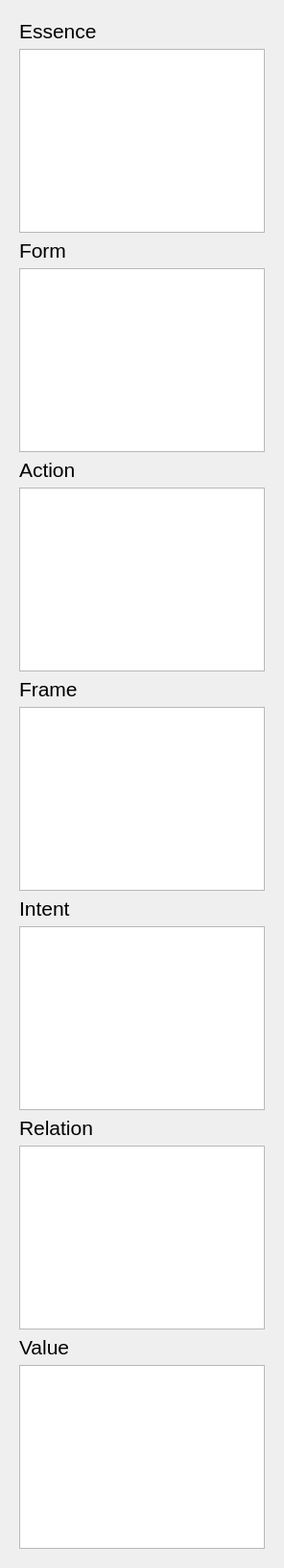
        <widget class="QFrame" name="rhetoricalArcsFrame">
         <property name="frameShape">
          <enum>QFrame::NoFrame</enum>
         </property>
         <layout class="QVBoxLayout" name="verticalLayout_16">
          <item>
           <widget class="QFrame" name="inputManifoldFrame">
            <property name="font">
             <font>
              <family>Tempus Sans ITC</family>
              <pointsize>16</pointsize>
             </font>
            </property>
            <property name="frameShape">
             <enum>QFrame::NoFrame</enum>
            </property>
            <layout class="QVBoxLayout" name="verticalLayout_15">
             <item>
              <widget class="QLabel" name="essenceLabel">
               <property name="font">
                <font>
                 <family>Segoe UI</family>
                 <pointsize>16</pointsize>
                </font>
               </property>
               <property name="text">
                <string>Essence</string>
               </property>
              </widget>
             </item>
             <item>
              <widget class="QTextEdit" name="essenceTE">
               <property name="readOnly">
                <bool>true</bool>
               </property>
              </widget>
             </item>
             <item>
              <widget class="QLabel" name="formLabel">
               <property name="font">
                <font>
                 <family>Segoe UI</family>
                 <pointsize>16</pointsize>
                </font>
               </property>
               <property name="text">
                <string>Form</string>
               </property>
              </widget>
             </item>
             <item>
              <widget class="QTextEdit" name="formTE">
               <property name="readOnly">
                <bool>true</bool>
               </property>
              </widget>
             </item>
             <item>
              <widget class="QLabel" name="actionLabel">
               <property name="font">
                <font>
                 <family>Segoe UI</family>
                 <pointsize>16</pointsize>
                </font>
               </property>
               <property name="text">
                <string>Action</string>
               </property>
              </widget>
             </item>
             <item>
              <widget class="QTextEdit" name="actionTE">
               <property name="readOnly">
                <bool>true</bool>
               </property>
              </widget>
             </item>
             <item>
              <widget class="QLabel" name="frameLabel">
               <property name="font">
                <font>
                 <family>Segoe UI</family>
                 <pointsize>16</pointsize>
                </font>
               </property>
               <property name="text">
                <string>Frame</string>
               </property>
              </widget>
             </item>
             <item>
              <widget class="QTextEdit" name="frameTE">
               <property name="readOnly">
                <bool>true</bool>
               </property>
              </widget>
             </item>
             <item>
              <widget class="QLabel" name="intentLabel">
               <property name="font">
                <font>
                 <family>Segoe UI</family>
                 <pointsize>16</pointsize>
                </font>
               </property>
               <property name="text">
                <string>Intent</string>
               </property>
              </widget>
             </item>
             <item>
              <widget class="QTextEdit" name="intentTE">
               <property name="readOnly">
                <bool>true</bool>
               </property>
              </widget>
             </item>
             <item>
              <widget class="QLabel" name="relationalArcLabel">
               <property name="font">
                <font>
                 <family>Segoe UI</family>
                 <pointsize>16</pointsize>
                </font>
               </property>
               <property name="text">
                <string>Relation</string>
               </property>
              </widget>
             </item>
             <item>
              <widget class="QTextEdit" name="relationTE">
               <property name="readOnly">
                <bool>true</bool>
               </property>
              </widget>
             </item>
             <item>
              <widget class="QLabel" name="valueLabel">
               <property name="font">
                <font>
                 <family>Segoe UI</family>
                 <pointsize>16</pointsize>
                </font>
               </property>
               <property name="text">
                <string>Value</string>
               </property>
              </widget>
             </item>
             <item>
              <widget class="QTextEdit" name="valueTE"/>
             </item>
            </layout>
           </widget>
          </item>
         </layout>
        </widget>
